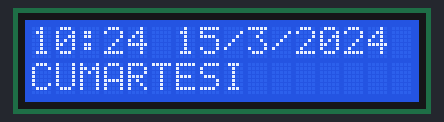
This sketch was run on a simulated Arduino Uno, built with avr-gcc and run on an emulated ATmega328P. Shown: 16×2 character LCD. The local clock reads 2024-03-15 10:24:30 at power-on unless the sketch sets it.

Above: at 0.1 s.
At 31.0 s:
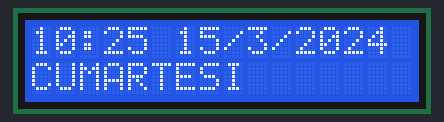
At 90.7 s:
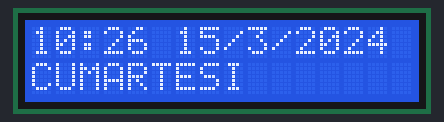

Measured:
- what the display in image 1 shows lasts 59.6 s, from 31.0 s to 90.6 s

The sketch:

Kod.ino
```cpp
#include <virtuabotixRTC.h>
#include <LiquidCrystal_I2C.h>
virtuabotixRTC Saat(6, 7, 8); //CLK -> 6, Data -> 7, RST -> 8
LiquidCrystal_I2C lcd(0x27, 16, 2);
String gunler[] = {"PAZARTESI","SALI","CARSAMBA", "PERSEMBE", "CUMA", "CUMARTESI", "PAZAR"};
void setup() {
  lcd.begin();
}
void loop() {
  Saat.updateTime(); //Bu kod ile RTC deki anlık zamanı alıyoruz.
  lcd.clear(); // Tüm bilgileri tek tek okuyup seri ekrana yazdırıyoruz.
  lcd.setCursor(0, 0);
  lcd.print(Saat.hours);
  lcd.print(":");
  lcd.print(Saat.minutes);
  lcd.print(" ");
  lcd.print(Saat.dayofmonth);
  lcd.print("/");
  lcd.print(Saat.month);
  lcd.print("/");
  lcd.print(Saat.year);
  lcd.setCursor(0, 1);
  lcd.print(gunler[Saat.dayofweek - 1]);
  delay(1000); // 1 saniye bekletiyoruz.
}
```
